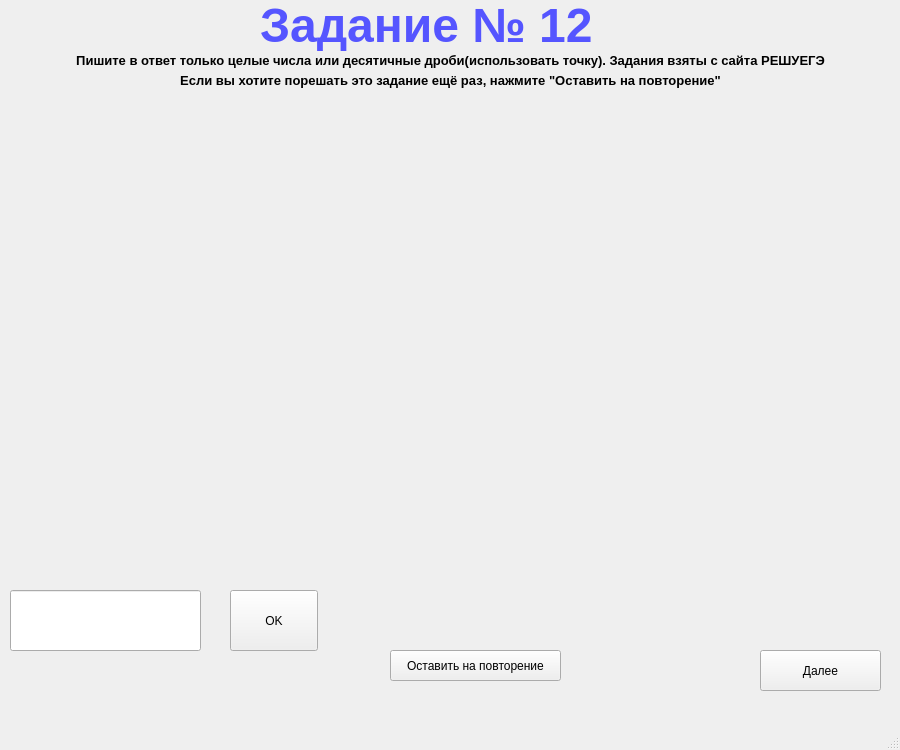
<?xml version="1.0" encoding="UTF-8"?>
<ui version="4.0">
 <class>MainWindow</class>
 <widget class="QMainWindow" name="MainWindow">
  <property name="geometry">
   <rect>
    <x>0</x>
    <y>0</y>
    <width>900</width>
    <height>750</height>
   </rect>
  </property>
  <property name="windowTitle">
   <string>MainWindow</string>
  </property>
  <widget class="QWidget" name="centralwidget">
   <widget class="QLabel" name="label">
    <property name="geometry">
     <rect>
      <x>260</x>
      <y>0</y>
      <width>351</width>
      <height>51</height>
     </rect>
    </property>
    <property name="palette">
     <palette>
      <active>
       <colorrole role="WindowText">
        <brush brushstyle="SolidPattern">
         <color alpha="255">
          <red>85</red>
          <green>85</green>
          <blue>255</blue>
         </color>
        </brush>
       </colorrole>
      </active>
      <inactive>
       <colorrole role="WindowText">
        <brush brushstyle="SolidPattern">
         <color alpha="255">
          <red>85</red>
          <green>85</green>
          <blue>255</blue>
         </color>
        </brush>
       </colorrole>
      </inactive>
      <disabled>
       <colorrole role="WindowText">
        <brush brushstyle="SolidPattern">
         <color alpha="255">
          <red>160</red>
          <green>162</green>
          <blue>164</blue>
         </color>
        </brush>
       </colorrole>
      </disabled>
     </palette>
    </property>
    <property name="font">
     <font>
      <pointsize>36</pointsize>
      <weight>75</weight>
      <bold>true</bold>
     </font>
    </property>
    <property name="text">
     <string>Задание № 12</string>
    </property>
   </widget>
   <widget class="QLabel" name="label_2">
    <property name="geometry">
     <rect>
      <x>0</x>
      <y>50</y>
      <width>901</width>
      <height>21</height>
     </rect>
    </property>
    <property name="font">
     <font>
      <pointsize>10</pointsize>
      <weight>75</weight>
      <bold>true</bold>
     </font>
    </property>
    <property name="text">
     <string>Пишите в ответ только целые числа или десятичные дроби(использовать точку). Задания взяты с сайта РЕШУЕГЭ</string>
    </property>
    <property name="alignment">
     <set>Qt::AlignCenter</set>
    </property>
   </widget>
   <widget class="QLabel" name="color_fon">
    <property name="geometry">
     <rect>
      <x>20</x>
      <y>100</y>
      <width>840</width>
      <height>411</height>
     </rect>
    </property>
    <property name="text">
     <string/>
    </property>
   </widget>
   <widget class="QLabel" name="t_or_f_p1">
    <property name="geometry">
     <rect>
      <x>50</x>
      <y>520</y>
      <width>761</width>
      <height>51</height>
     </rect>
    </property>
    <property name="text">
     <string/>
    </property>
   </widget>
   <widget class="QLineEdit" name="ans_p1">
    <property name="geometry">
     <rect>
      <x>10</x>
      <y>590</y>
      <width>191</width>
      <height>61</height>
     </rect>
    </property>
   </widget>
   <widget class="QPushButton" name="btn_ok_p1">
    <property name="geometry">
     <rect>
      <x>230</x>
      <y>590</y>
      <width>88</width>
      <height>61</height>
     </rect>
    </property>
    <property name="text">
     <string>OK</string>
    </property>
   </widget>
   <widget class="QPushButton" name="btn_next_p1">
    <property name="geometry">
     <rect>
      <x>760</x>
      <y>650</y>
      <width>121</width>
      <height>41</height>
     </rect>
    </property>
    <property name="text">
     <string>Далее</string>
    </property>
   </widget>
   <widget class="QPushButton" name="btn_repeat">
    <property name="geometry">
     <rect>
      <x>390</x>
      <y>650</y>
      <width>171</width>
      <height>31</height>
     </rect>
    </property>
    <property name="text">
     <string>Оставить на повторение</string>
    </property>
   </widget>
   <widget class="QLabel" name="label_3">
    <property name="geometry">
     <rect>
      <x>10</x>
      <y>70</y>
      <width>881</width>
      <height>21</height>
     </rect>
    </property>
    <property name="font">
     <font>
      <pointsize>10</pointsize>
      <weight>75</weight>
      <bold>true</bold>
     </font>
    </property>
    <property name="text">
     <string>Если вы хотите порешать это задание ещё раз, нажмите &quot;Оставить на повторение&quot;</string>
    </property>
    <property name="alignment">
     <set>Qt::AlignCenter</set>
    </property>
   </widget>
   <widget class="QLabel" name="problem_1">
    <property name="geometry">
     <rect>
      <x>20</x>
      <y>100</y>
      <width>851</width>
      <height>411</height>
     </rect>
    </property>
    <property name="text">
     <string/>
    </property>
    <property name="alignment">
     <set>Qt::AlignCenter</set>
    </property>
   </widget>
  </widget>
  <widget class="QMenuBar" name="menubar">
   <property name="geometry">
    <rect>
     <x>0</x>
     <y>0</y>
     <width>900</width>
     <height>30</height>
    </rect>
   </property>
  </widget>
  <widget class="QStatusBar" name="statusbar"/>
 </widget>
 <resources/>
 <connections/>
</ui>
